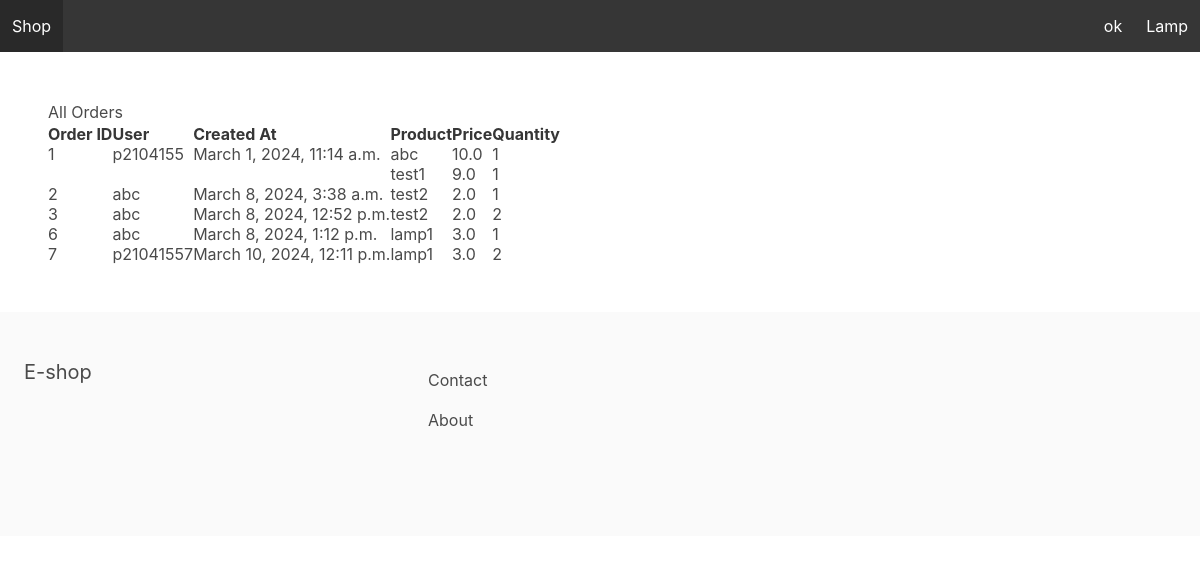
Screenshot of /orders/ with the database file from the repository.
### apps/store/models.py (models this page shows, shortened)
class Category(models.Model):
    title = models.CharField(max_length=255)
    slug = models.SlugField(max_length=255)
    ordering = models.IntegerField(default=0)
    class Meta:
        verbose_name_plural = 'Categories'
        ordering = ('ordering',)

class Product(models.Model):
    category = models.ForeignKey(Category, related_name='products', on_delete=models.CASCADE)
    title = models.CharField(max_length=255)
    slug = models.SlugField(max_length=255)
    description = models.TextField(blank=True, null=True)
    price = models.FloatField()
    num_available = models.IntegerField(default=1)
    num_visits = models.IntegerField(default=0)
    last_visit = models.DateTimeField(blank=True, null=True)
    image = models.ImageField(upload_to='uploads/', blank=True, null=True)
    thumbnail = models.ImageField(upload_to='uploads/', blank=True, null=True)
    date_added = models.DateTimeField(auto_now_add=True)
    class Meta:
        ordering = ('-date_added',)
    """def save(self, *args, **kwargs):
        self.thumbnail = self.make_thumbnail(self.image)

        super().save(*args, **kwargs)"""

### apps/order/models.py (models this page shows, shortened)
class Order(models.Model):
    ORDERED = 'ordered'
    SHIPPED = 'shipped'
    ARRIVED = 'arrived'
    STATUS_CHOICES = (
        (ORDERED, 'Ordered'),
        (SHIPPED, 'Shipped'),
        (ARRIVED, 'Arrived')
    )
    user = models.ForeignKey(User, related_name='orders', on_delete=models.SET_NULL, blank=True, null=True)
    first_name = models.CharField(max_length=100)
    last_name = models.CharField(max_length=100)
    email = models.CharField(max_length=100)
    address = models.CharField(max_length=100)
    zipcode = models.CharField(max_length=100)
    place = models.CharField(max_length=100)
    phone = models.CharField(max_length=100)
    created_at = models.DateTimeField(auto_now_add=True)
    paid = models.BooleanField(default=False)
    paid_amount = models.FloatField(blank=True, null=True)
    payment_intent = models.CharField(max_length=255)
    shipped_date = models.DateTimeField(blank=True, null=True)
    status = models.CharField(max_length=20, choices=STATUS_CHOICES, default=ORDERED)

class OrderItem(models.Model):
    order = models.ForeignKey(Order, related_name='items', on_delete=models.CASCADE)
    product = models.ForeignKey(Product, related_name='items', on_delete=models.DO_NOTHING)
    price = models.FloatField()
    quantity = models.IntegerField(default=1)

### apps/core/views.py (the view)
# urls.py: path('orders/', order_list, name='order_list'),
def order_list(request):
    orders = Order.objects.all()
    return render(request, 'order_list.html', {'orders': orders})

### apps/cart/context_processors.py (called while the page is built)
def cart(request):
    return {'cart': Cart(request)}

### apps/store/context_processors.py (called while the page is built)
def menu_categories(request):
    categories = Category.objects.all()
    return {'menu_categories': categories}

### apps/core/templates/order_list.html
{% extends 'managerBase.html' %}
{% block content %}
    <h1>All Orders</h1>
    <table>
        <thead>
            <tr>
                <th>Order ID</th>
                <th>User</th>
                <th>Created At</th>
                <th>Product</th>
                <th>Price</th>
                <th>Quantity</th>
            </tr>
        </thead>
        <tbody>
            {% for order in orders %}
                {% for item in order.items.all %}
                    <tr>
                        {% if forloop.first %}
                            <td rowspan="{{ order.items.count }}">{{ order.id }}</td>
                            <td rowspan="{{ order.items.count }}">{{ order.user.username }}</td>
                            <td rowspan="{{ order.items.count }}">{{ order.created_at }}</td>
                        {% endif %}
                        <td>{{ item.product.title }}</td>
                        <td>{{ item.price }}</td>
                        <td>{{ item.quantity }}</td>
                    </tr>
                {% endfor %}
            {% endfor %}
        </tbody>
    </table>
{% endblock %}

### apps/core/templates/managerBase.html (shortened to what this page needs)
<html>
	<head>
		<link rel="stylesheet" href="https://cdn.jsdelivr.net/npm/bulma@0.9.0/css/bulma.min.css">
	</head>
	<body>
		<nav class="navbar is-dark">
			<div class="navbar-brand">
				<a class="navbar-item" href="{% url 'productManager' %}">Shop</a>
			</div>
			<div id="main-navbar" class="navbar-menu" >
				<div class="navbar-end">
					{% for category in menu_categories %}
					    <a href="{% url 'manager_category' category.slug %}" class="navbar-item">{{ category.title }}</a>
					{% endfor %}
				</div>
			</div>
        </nav>
		<section class="section">
			{% block content %}
            {% endblock %}
		</section>
		<footer class="footer">
			<div class="columns">
				<div class="column is-4">
					<h2 class="subtitle">E-shop</h2>
				</div>
				<div class="column is-8">
					<a href="{% url 'contact' %}" class="navbar-item">Contact</a>
					<a href="{% url 'about' %}" class="navbar-item">About</a>
				</div>
			</div>
		</footer>
	</body>
</html>

### rows the page displays
Category: title "ok"
Category: title "Lamp"
Order: id "1", user.username "p2104155", created_at "March 1, 2024, 11:14 a.m."
OrderItem: product "abc", price "10.0", quantity "1"
OrderItem: product "test1", price "9.0", quantity "1"
Order: id "2", user.username "abc", created_at "March 8, 2024, 3:38 a.m."
OrderItem: product "test2", price "2.0", quantity "1"
Order: id "3", user.username "abc", created_at "March 8, 2024, 12:52 p.m."
OrderItem: product "test2", price "2.0", quantity "2"
Order: id "6", user.username "abc", created_at "March 8, 2024, 1:12 p.m."
OrderItem: product "lamp1", price "3.0", quantity "1"
Order: id "7", user.username "p21041557", created_at "March 10, 2024, 12:11 p.m."
OrderItem: product "lamp1", price "3.0", quantity "2"
